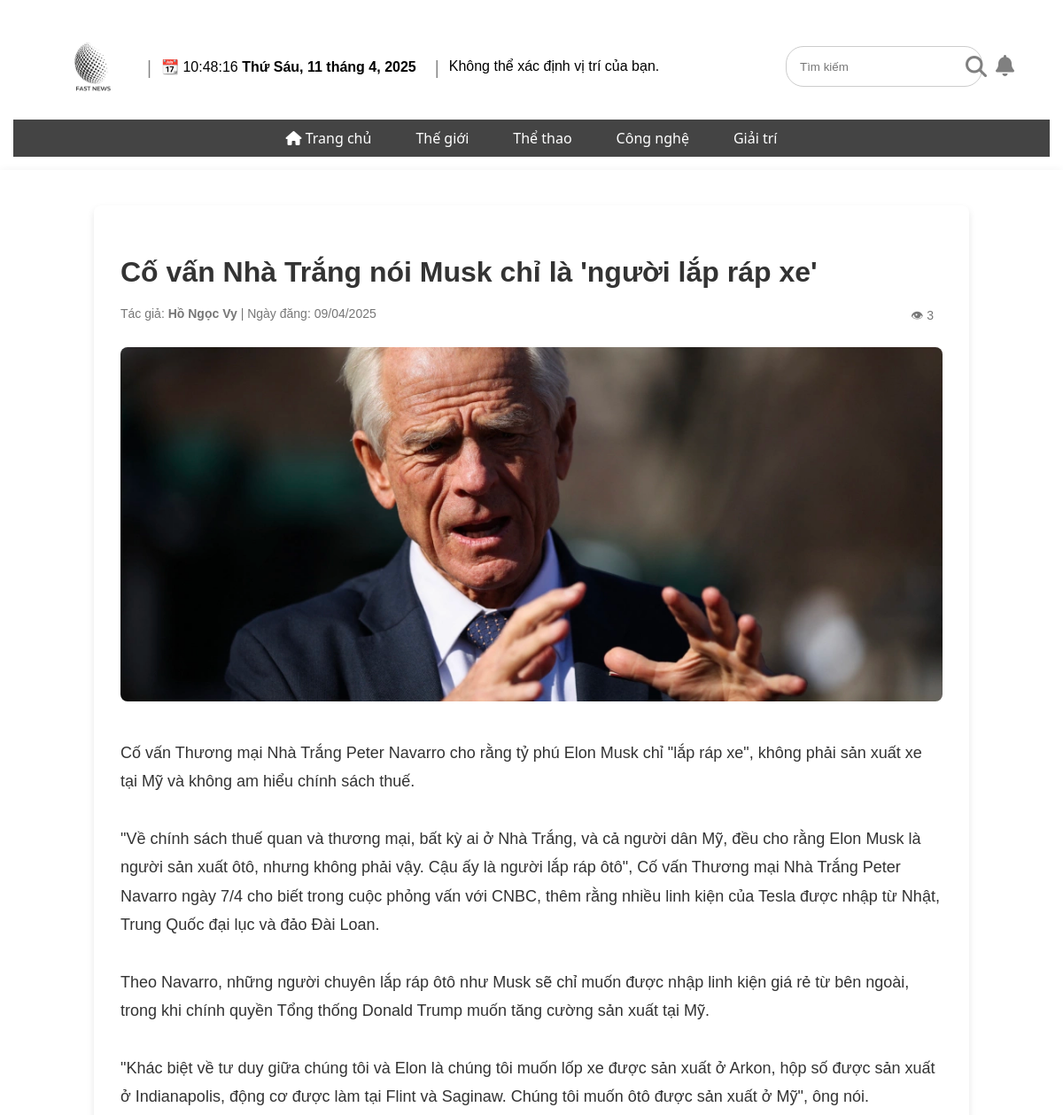
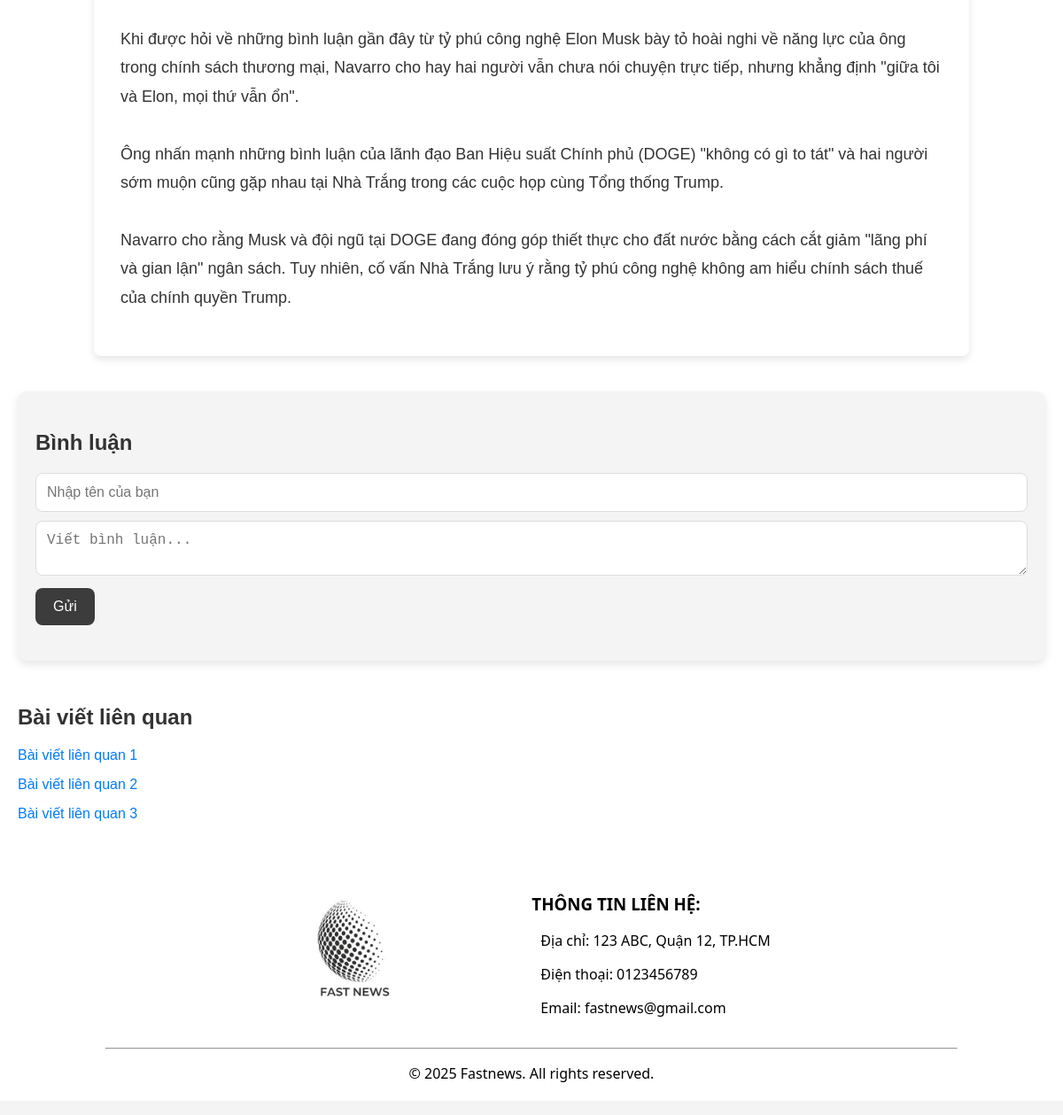
Screenshot of /news/page/articleDetails.php?id=32 with the database file from the repository (2 pictures, top to bottom).
### tables this page shows
CREATE TABLE `news` (
  `id` int(11) NOT NULL,
  `title` varchar(255) NOT NULL,
  `description` text DEFAULT 'Mô tả',
  `content` text DEFAULT 'Nội dung',
  `image` varchar(255) DEFAULT 'img',
  `author` varchar(100) DEFAULT 'tác giả',
  `created_at` timestamp NOT NULL DEFAULT current_timestamp(),
  `category` varchar(255) NOT NULL,
  `is_featured` tinyint(1) NOT NULL DEFAULT 0,
  `views` int(11) NOT NULL DEFAULT 0
);

### news/functions/getArticle.php (called while the page is built, shortened)
<?php
function getArticleById($conn, $id) {
    $sql = "SELECT * FROM news WHERE id = ?";
    $stmt = mysqli_prepare($conn, $sql);
    mysqli_stmt_bind_param($stmt, "i", $id);
    mysqli_stmt_execute($stmt);
    $result = mysqli_stmt_get_result($stmt);
    if ($result && mysqli_num_rows($result) > 0) {
        return mysqli_fetch_assoc($result);
    }
    return null;
}
?>

### news/page/articleDetails.php (the view, shortened to what this page needs)
<?php
include '../functions/database.php';
include '../functions/getArticle.php';
$id = (int) $_GET['id'];
$article = getArticleById($conn, $id);
?>
<main>
    <article class="article-detail">
        <h2 class="article-title"><?= htmlspecialchars($article['title']) ?></h2>
        <p class="article-meta">
            Tác giả: <strong><?= htmlspecialchars($article['author']) ?></strong> |
            Ngày đăng: <?= date('d/m/Y', strtotime($article['created_at'])) ?>
            <span style="float: right; margin-right: 10px">👁 <?= $article['views'] ?></span>
        </p>
        <img src="../uploads/<?= htmlspecialchars($article['image']) ?>" alt="Hình ảnh minh họa" class="article-image">
        <div class="article-content">
            <p><?= nl2br(htmlspecialchars($article['content'])) ?></p>
        </div>
    </article>
    <section class="comment">
        <h3>Bình luận</h3>
        <div class="comment-box">
            <input type="text" id="username" placeholder="Nhập tên của bạn">
            <textarea id="comment" placeholder="Viết bình luận..."></textarea>
            <button id="submit-comment">Gửi</button>
        </div>
    </section>
    <section class="related-articles">
        <h3>Bài viết liên quan</h3>
        <ul>
            <li><a href="#">Bài viết liên quan 1</a></li>
            <li><a href="#">Bài viết liên quan 2</a></li>
            <li><a href="#">Bài viết liên quan 3</a></li>
        </ul>
    </section>
</main>
<?php
include '../includes/master.php';
?>

### news/assets/css/index.css (style rules this page uses)
body { font-family: system-ui, -apple-system, BlinkMacSystemFont, "Segoe UI", Roboto, "Helvetica Neue", Arial, sans-serif; margin: 0 auto; padding: 0; background-color: #f4f4f4; max-width: 1250px; min-width: 750px; }
main { min-height: 300px; max-width: 95%; margin: 20px auto; padding: 20px; background: #fff; box-shadow: 0 0 10px rgba(0, 0, 0, 0.05); }
a { text-decoration: none; color: #000000; }

### news/assets/css/articleDetails.css (style rules this page uses)
.article-detail { max-width: 80%; margin: 20px auto; padding: 30px; background-color: #fff; box-shadow: 0 4px 8px rgba(0, 0, 0, 0.1); border-radius: 8px; }
.article-title { font-size: 32px; font-weight: bold; color: #333; margin-bottom: 20px; }
.article-meta { color: #777; font-size: 14px; margin-bottom: 30px; }
.article-image { width: 100%; height: auto; border-radius: 8px; margin-bottom: 20px; }
.article-content p { font-size: 18px; line-height: 1.8; color: #333; margin-bottom: 20px; }
.related-articles { margin-top: 50px; }
.related-articles h3 { font-size: 24px; font-weight: bold; color: #333; margin-bottom: 20px; }
.related-articles ul { list-style: none; padding: 0; }
.related-articles li { margin-bottom: 15px; }
.related-articles a { text-decoration: none; color: #007bff; font-size: 16px; }
.article-image { width: 100%; height: 400px; object-fit: cover; border-radius: 8px; margin-bottom: 20px; }
.comment { background-color: #f4f4f4; padding: 20px; margin-top: 40px; border-radius: 10px; box-shadow: 0px 4px 10px rgba(0, 0, 0, 0.1); }
.comment h3 { font-size: 24px; font-weight: bold; margin-bottom: 20px; color: #333; }
.comment-box { margin-bottom: 20px; }
.comment-box input, .comment-box textarea { width: 100%; padding: 12px; margin-bottom: 10px; border-radius: 8px; border: 1px solid #ddd; font-size: 16px; color: #333; box-sizing: border-box; }
#submit-comment { padding: 12px 20px; background-color: #3c3c3c; color: white; border: none; border-radius: 8px; font-size: 16px; cursor: pointer; }

### news/assets/css/thegioi.css (style rules this page uses)
main { padding: 20px; max-width: 1200px; margin: 0 auto; font-family: Arial, sans-serif; }

### rows the page displays
news: title "Cố vấn Nhà Trắng nói Musk chỉ là 'người lắp ráp xe'", author "Hồ Ngọc Vy", created_at "09/04/2025", views "3", image (picture), content "Cố vấn Thương mại Nhà Trắng Peter Navarro cho rằng tỷ phú Elon Musk chỉ \"lắp ráp xe\", không phải sản xuất xe tại Mỹ và không am hiểu chính sách thuế. \"Về chính sách thuế quan và thương mại, bất kỳ ai ở Nhà Trắng, và cả người dân Mỹ, đều cho rằng Elon Musk là người sản xuất ôtô, nhưng không phải vậy. Cậu ấy là người lắp ráp ôtô\", Cố vấn Thương mại Nhà Trắng Peter Navarro ngày 7/4 cho biết trong cuộc phỏng vấn với CNBC, thêm rằng nhiều linh kiện của Tesla được nhập từ Nhật, Trung Quốc đại lục và đảo Đài Loan. Theo Navarro, những người chuyên lắp ráp ôtô như Musk sẽ chỉ muốn được nhập linh kiện giá rẻ từ bên ngoài, trong khi chính quyền Tổng thống Donald Trump muốn tăng cường sản xuất tại Mỹ.…"
